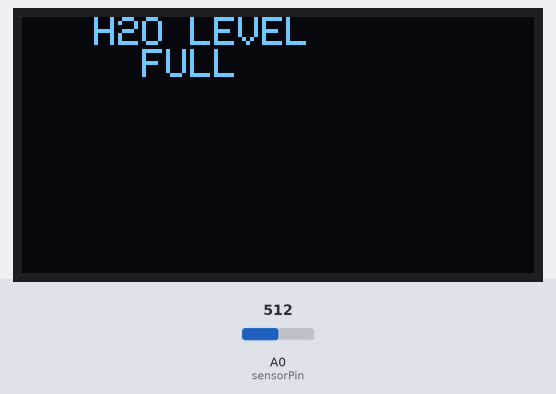
Bench run of a sketch on a simulated Arduino Uno, built with avr-gcc and run on an emulated ATmega328P. On the bench: 128×64 one-colour display. The inputs (shaded band) are chosen by the test bench; at power-on: A0 (sensorPin) = 512. What the sketch prints to the serial monitor is not drawn.

Above: at 3.2 s.
3.3 s: A0 (sensorPin) set to 467
At 5.0 s:
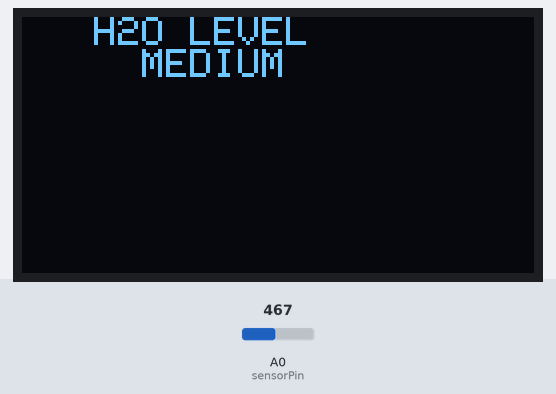
5.6 s: A0 (sensorPin) set to 290
7.4 s: A0 (sensorPin) set to 273
At 8.9 s:
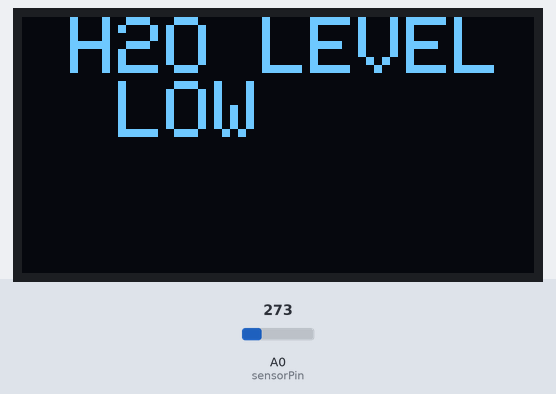
9.8 s: A0 (sensorPin) set to 0
At 10.8 s:
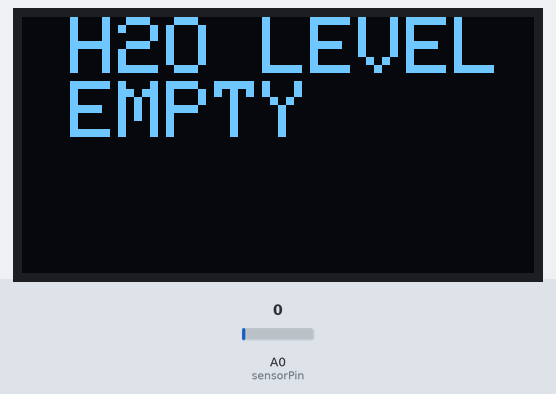
11.8 s: A0 (sensorPin) set to 122
At 12.8 s:
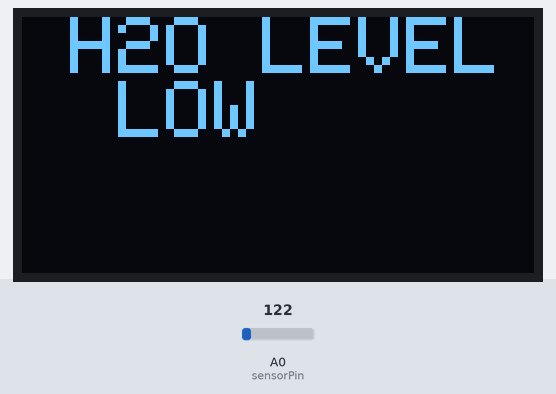
13.9 s: A0 (sensorPin) set to 306
At 15.9 s:
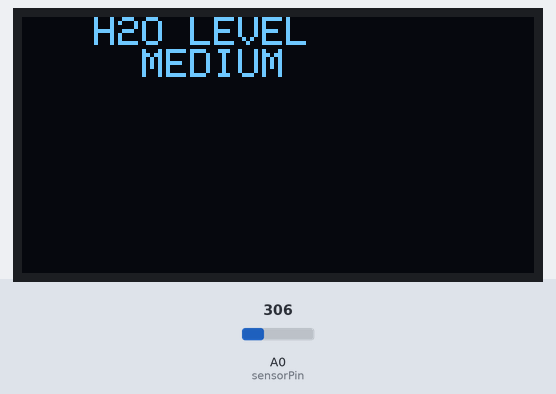
Timing chart, 0 to 17.0 s (numbered marks = the images above; inputs shaded):
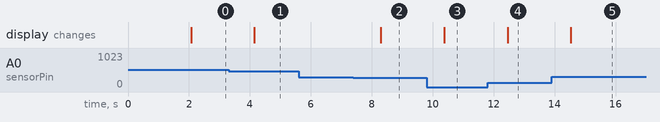

The sketch:

water_sensor_hackathon.ino
```cpp
#include <Wire.h>
#include <Adafruit_GFX.h>
#include <Adafruit_SSD1306.h>

#define SCREEN_WIDTH 128
#define SCREEN_HEIGHT 64
#define OLED_RESET    -1

Adafruit_SSD1306 display(SCREEN_WIDTH, SCREEN_HEIGHT, &Wire, OLED_RESET);

int lowerThreshold = 280;
int upperThreshold = 480;

// Sensor pins
#define sensorPower 7
#define sensorPin A0
int val = 0; // Value for storing water level

void setup() {
  Serial.begin(9600);

  // Initialize with the I2C addr 0x3C (for the 128x64)
  if(!display.begin(SSD1306_SWITCHCAPVCC, 0x3C)) {
    Serial.println(F("SSD1306 allocation failed"));
    for(;;);
  }
  delay(2000);
  display.clearDisplay();

  pinMode(sensorPower, OUTPUT);
  digitalWrite(sensorPower, LOW);
}

void loop() {
  int level = readSensor();

  if (level == 0) {
    Serial.println("Water Level: Empty");
    display.clearDisplay();
    display.setTextSize(2); // I used this to increase text size on the oled
    display.setTextColor(SSD1306_WHITE);
    display.setCursor(0,0);
    display.println(" H2O LEVEL");
    display.println(" EMPTY");
  }
  else if (level > 0 && level <= lowerThreshold) {
    Serial.println("Water Level: Low");
    display.clearDisplay();
    display.setTextSize(2);
    display.setTextColor(SSD1306_WHITE);
    display.setCursor(0,0);
    display.println(" H2O LEVEL");
    display.println("  LOW");
  }
  else if (level > lowerThreshold && level <= upperThreshold) {
    Serial.println("Water Level: Medium");
    display.clearDisplay();
    display.setTextSize(1.5);
    display.setTextColor(SSD1306_WHITE);
    display.setCursor(0,0);
    display.println("   H2O LEVEL");
    display.println("     MEDIUM");
  }
  else if (level > upperThreshold) {
    Serial.println("Water Level: High");
    display.clearDisplay();
    display.setTextSize(1.5); //
    display.setTextColor(SSD1306_WHITE);
    display.setCursor(0,0);
    display.println("   H2O LEVEL");
    display.println("     FULL");
  }
  display.display();
  delay(1000);
}

//This is a function used to get the reading
int readSensor() {
  digitalWrite(sensorPower, HIGH);
  delay(10);
  val = analogRead(sensorPin);
  digitalWrite(sensorPower, LOW);
  return val;
}
```

Measured:
- the behaviour switches between 481 and 480 on A0 (sensorPin) (found by bisection; images 0 and 1)
- the behaviour switches between 281 and 280 on A0 (sensorPin) (found by bisection; images 1 and 2)
- after the input at 3.3 s, the display: changes after 0.85 s (image 1)
- after the input at 5.6 s, every drawn part: stays the same
- after the input at 7.4 s, the display: changes after 0.90 s (image 2)
- after the input at 9.8 s, the display: changes after 0.58 s (image 3)
- after the input at 11.8 s, the display: changes after 0.66 s (image 4)
- after the input at 13.9 s, the display: changes after 0.63 s (image 5)
